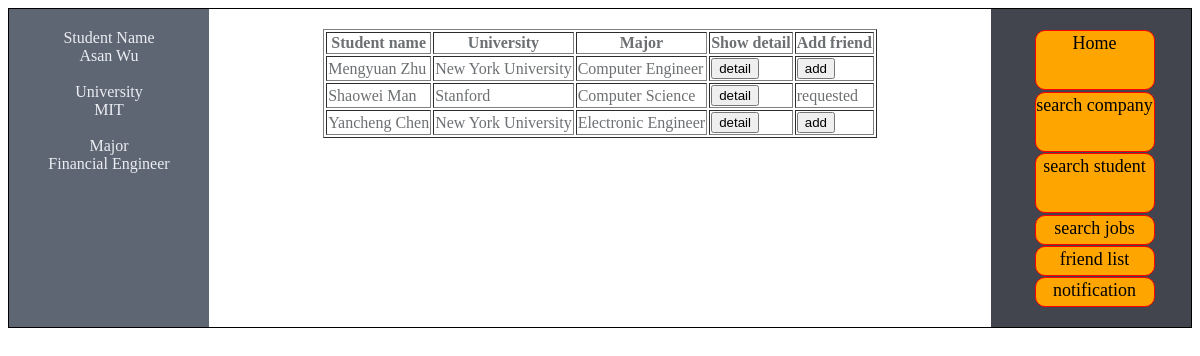
Page /querystudent.php?sid=aw2675 on the committed database.
### tables this page shows
CREATE TABLE `Student` (
  `sid` VARCHAR(10) NOT NULL,
  `sname` VARCHAR(20) NOT NULL,
  `spassword` VARCHAR(45) NOT NULL,
  `gpa` VARCHAR(10) NULL,
  `university` VARCHAR(25) NULL,
  `major` VARCHAR(25) NULL,
  `phone` VARCHAR(15) NULL,
  `email` VARCHAR(45) NULL,
  `interests` VARCHAR(1000) NULL,
 `qualification` VARCHAR(1000) NULL,
  `resume` VARCHAR(1000) NULL,
  `security` ENUM('allow', 'not allow')  NULL,
  PRIMARY KEY (`sid`));

### JobsDB.php (called while the page is built, shortened)
<?php
function dbopen ()
{
	$mysqli = mysqli_connect(DB_HOST,DB_USER,DB_PASS,DB_NAME);
	return $mysqli;
}
function isfriend($uid, $fid)
{
	$con=dbopen();
	$sql6= "select * from friend where sid=? and fid =?";
    $stmt = $con->prepare($sql6);
    $stmt->bind_param('ss', $uid,$fid);
    $stmt->execute();
 	$result = $stmt->get_result();
	return $result;
}
?>

### querystudent.php (the view, shortened to what this page needs)
<?php
include 'JobsDB.php';
$con = dbopen();
$uid = $_GET['sid'];
$keyword = $_POST['keyword'];
$query = "SELECT * FROM student where sid='$uid' ";
$result = mysqli_query($con, $query);
$query1 = "SELECT sid, sname, university, major FROM student where ((sname like ?) or (major like ?)) and sid<>?";
$keyword1 = "%{$keyword}%";
$stmt = $con->prepare($query1);
$stmt->bind_param('sss', $keyword1,$keyword1, $uid);
$stmt->execute();
$result1 = $stmt->get_result();
?>
<!DOCTYPE html>
<head>
  <link rel="stylesheet" href="companystyle.css">
</head>
<body>
 <div class = "wrap" align="center">
   <div class = "left">
<?php
  if (mysqli_num_rows($result) > 0) {
    while($row = mysqli_fetch_assoc($result)) {
      echo "Student Name"."<br>";
      echo "<div>" . htmlspecialchars($row['sname']) . "</div>" . "<br>";
      echo "University"."<br>";
      echo "<div>" . htmlspecialchars($row['university']) . "</div>"."<br>";
      echo "Major"."<br>";
      echo "<div>" . htmlspecialchars($row['major']) . "</div>" ."<br>";
    }
  } else{
    echo "not enough information";
  }
?>
   </div>
   <div class = "right">
    <a href="student.php?uid=<?php echo $uid ?> " style="text-decoration: none; color: black;">
    <div style="width: 120px;  height: 60px; background-color: orange; border: solid red 1px; border-radius: 10px; text-align: center; margin-top: 1%; margin-left: 5%;">
      <p style="font-size:18px; font-family: cursive; margin: 2px auto;">
      Home
      </p>
    </div>
  </a>
       <a href="searchcompany.php?sid=<?php echo $uid ?>" style="text-decoration: none; color: black;">
    <div style="width: 120px;  height: 60px; background-color: orange; border: solid red 1px; border-radius: 10px; text-align: center; margin-top: 1%; margin-left: 5%;">
      <p style="font-size:18px; font-family: cursive; margin: 2px auto;">
      search company
      </p>
    </div>
  </a>
    <a href="searchstudent.php?sid=<?php echo $uid ?>" style="text-decoration: none; color: black;">
    <div style="width: 120px;  height: 60px; background-color: orange; border: solid red 1px; border-radius: 10px; text-align: center; margin-top: 1%; margin-left: 5%;">
      <p style="font-size:18px; font-family: cursive; margin: 2px auto;">
      search student
      </p>
    </div>
  </a>
   <a href="searchjobs.php?sid=<?php echo $uid ?>" style="text-decoration: none; color: black;">
    <div style="width: 120px;  height: 30px; background-color: orange; border: solid red 1px; border-radius: 10px; text-align: center; margin-top: 1%; margin-left: 5%;">
      <p style="font-size:18px; font-family: cursive; margin: 2px auto;">
      search jobs
      </p>
    </div>
  </a>
    <a href="friendlist.php?sid=<?php echo $uid ?>" style="text-decoration: none; color: black;">
    <div style="width: 120px;  height: 30px; background-color: orange; border: solid red 1px; border-radius: 10px; text-align: center; margin-top: 1%; margin-left: 5%;">
      <p style="font-size:18px; font-family: cursive; margin: 2px auto;">
      friend list
      </p>
    </div>
  </a>
  <a href="notification.php?sid=<?php echo $uid ?>" style="text-decoration: none; color: black;">
    <div style="width: 120px;  height: 30px; background-color: orange; border: solid red 1px; border-radius: 10px; text-align: center; margin-top: 1%; margin-left: 5%;">
      <p style="font-size:18px; font-family: cursive; margin: 2px auto;">
      notification
      </p>
    </div>
  </a>
   </div>
   <div class = "middle">
<?php
     if (mysqli_num_rows($result1) > 0) {
        echo "<table border='1'>
        <tr>
        <th>Student name </th>
        <th>University</th>
        <th>Major</th>
        <th>Show detail</th>
        <th>Add friend</th>
        </tr>";
    while($row = mysqli_fetch_assoc($result1)){
              echo "<tr>";
              $fid=$row['sid'];
               echo "<td>" . htmlspecialchars($row['sname']) . "</td>";
               echo "<td>" . htmlspecialchars($row['university']) . "</td>";
               echo "<td>" . htmlspecialchars($row['major']) . "</td>";
               $result4=isfriend($uid,$fid);
               echo "<td>"."<a href='frienddetail.php?sid=$uid & fid=$fid'>"."<button type='submit'>"."detail"."<value='detail'>"."</button>"."</a>"."</td>";
              if(mysqli_num_rows($result4)==0){
                echo "<td>"."<a href='addfriend.php?sid=$uid & fid=$fid'>"."<button type='submit'>"."add"."<value='add'>"."</button>"."</a>"."</td>";
              }
                else{
                    $row1 = mysqli_fetch_assoc($result4);
                    if($row1['fstatus']=='request'){
                      echo "<td>requested</td>";
                    }
                    else{
                  echo "<td>added</td>";
                } }
               echo "</tr>";
    }
  echo "</table>";
}
else {
    echo "no results";
}
?>
   </div>
 </div>
</body>
</html>

### companystyle.css (style rules this page uses)
* { box-sizing: border-box; }
.wrap { border: 1px solid; overflow : auto; position: relative; width: 100%; height: 100%; }
.left { width: 200px; float: left; color: #ebeef3; padding: 20px 30px; }
.left:after { content: ''; position: absolute; width: 200px; background: #5f6673; left: 0; top: 0; bottom: 0; z-index: -1; }
.middle { margin-left: 200px; margin-right: 200px; padding: 20px 30px; color: #6d7072; }
.middle:after { content:''; position: absolute; top: 0; bottom: 0; left: 200px; right: 200px; z-index: -1; background: #fff; }
.right { width: 200px; float: right; color: #ebeef3; padding: 20px 30px; }
.right:before { content:''; position: absolute; width: 200px; background-color: #42454e; top:0; right:0; bottom:0; z-index: -1; }

### rows in the picture
student: sname "Asan Wu", university "MIT", major "Financial Engineer"
student: sname "Mengyuan Zhu", university "New York University", major "Computer Engineer"
student: sname "Shaowei Man", university "Stanford", major "Computer Science", shows "requested"
student: sname "Yancheng Chen", university "New York University", major "Electronic Engineer"
